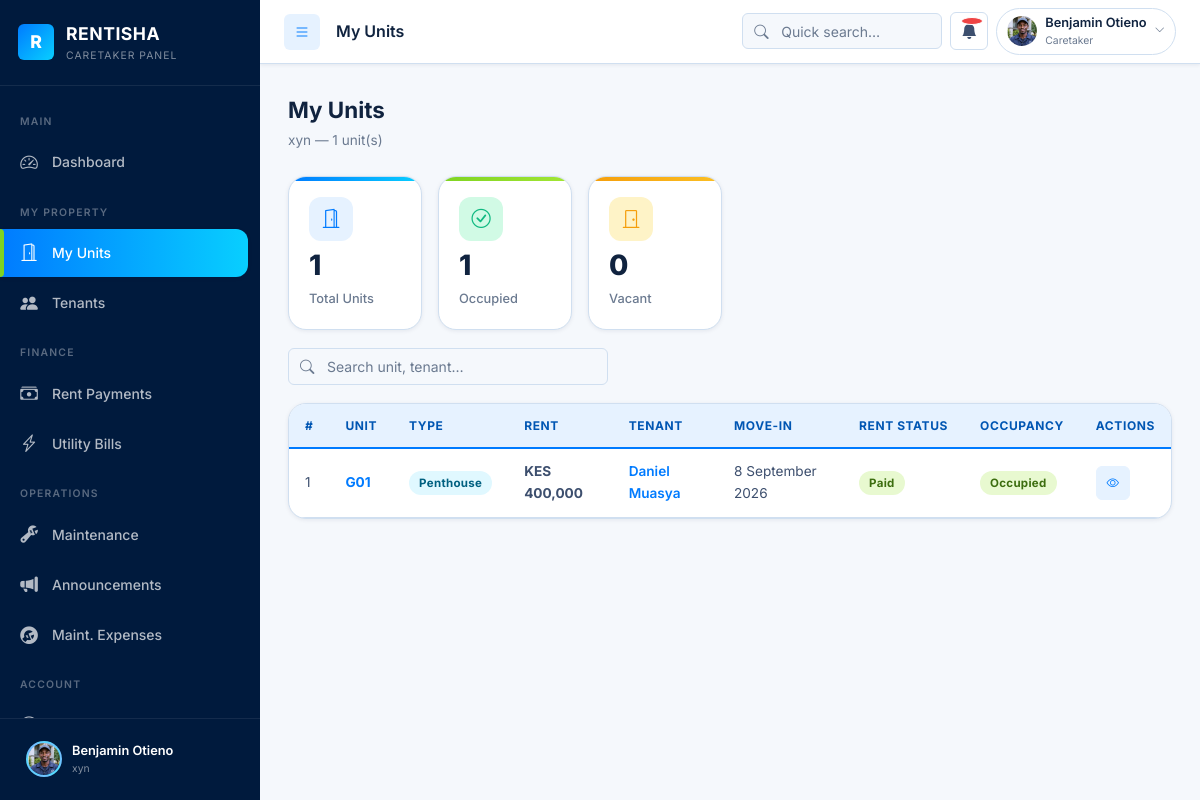
Page /caretaker/units.php (signed in) on the committed database.
### tables this page shows
CREATE TABLE `units` (
  `id` int(10) UNSIGNED NOT NULL,
  `apartment_id` int(10) UNSIGNED NOT NULL,
  `unit_number` varchar(20) NOT NULL,
  `unit_type` enum('Bedsitter','Studio','Self-Contained','1 Bedroom','2 Bedroom','3 Bedroom','4 Bedroom','Penthouse','Maisonette','Shop','Office','Other') NOT NULL DEFAULT '1 Bedroom',
  `floor` tinyint(3) UNSIGNED DEFAULT 0,
  `bathrooms` tinyint(3) UNSIGNED DEFAULT 1,
  `monthly_rent` decimal(10,2) NOT NULL,
  `deposit` decimal(10,2) DEFAULT 0.00,
  `status` enum('Vacant','Occupied','Under Maintenance') NOT NULL DEFAULT 'Vacant',
  `features` longtext DEFAULT NULL COMMENT 'Array of amenity strings' CHECK (json_valid(`features`)),
  `notes` text DEFAULT NULL,
  `created_at` datetime NOT NULL DEFAULT current_timestamp(),
  `updated_at` datetime DEFAULT NULL ON UPDATE current_timestamp()
);

CREATE TABLE `tenant_units` (
  `id` int(10) UNSIGNED NOT NULL,
  `tenant_id` int(10) UNSIGNED NOT NULL,
  `unit_id` int(10) UNSIGNED NOT NULL,
  `move_in_date` date DEFAULT NULL COMMENT 'Actual move-in date',
  `move_out_date` date DEFAULT NULL COMMENT 'Actual move-out date',
  `lease_start` date DEFAULT NULL,
  `lease_end` date DEFAULT NULL,
  `monthly_rent` decimal(10,2) DEFAULT NULL COMMENT 'Rent locked in at time of assignment',
  `deposit_amount` decimal(10,2) DEFAULT 0.00 COMMENT 'Deposit amount',
  `deposit_paid` tinyint(1) DEFAULT 0 COMMENT '1=paid, 0=not paid',
  `deposit_paid_date` date DEFAULT NULL,
  `notes` text DEFAULT NULL,
  `status` enum('active','moved_out','terminated') NOT NULL DEFAULT 'active',
  `created_at` datetime NOT NULL DEFAULT current_timestamp(),
  `updated_at` datetime DEFAULT NULL ON UPDATE current_timestamp()
);

### includes/db_helpers.php (called while the page is built, shortened)
<?php
$_RENTISHA_COLS = [];
function _hasCol(string $table, string $col): bool {
    global $_RENTISHA_COLS;
    if (!isset($_RENTISHA_COLS[$table])) {
        try {
            $pdo = getDB();
            $_RENTISHA_COLS[$table] = $pdo->query("SHOW COLUMNS FROM `{$table}`")->fetchAll(PDO::FETCH_COLUMN);
        } catch (Exception $e) {
            $_RENTISHA_COLS[$table] = [];
        }
    }
    return in_array($col, $_RENTISHA_COLS[$table], true);
}
function getUnits(?int $apartmentId = null): array {
    $pdo    = getDB();
    $miCol  = _hasCol('tenant_units','move_in_date') ? 'tu.move_in_date,' : 'NULL AS move_in_date,';
    $sql    = "SELECT u.id, u.unit_number, u.unit_type, u.floor, u.monthly_rent,
                      u.deposit, u.status, u.features, u.notes, u.apartment_id,
                      a.name AS apartment_name,
                      COALESCE(ten.full_name,'—') AS tenant_name,
                      ten.id AS tenant_id, ten.phone AS tenant_phone,
                      {$miCol}
                      (SELECT p.status FROM payments p
                       WHERE p.unit_id=u.id AND p.month=:cm AND p.year=:cy LIMIT 1) AS rent_status
               FROM units u
               JOIN apartments a ON a.id=u.apartment_id
               LEFT JOIN tenant_units tu ON tu.unit_id=u.id AND tu.status='active'
               LEFT JOIN users ten ON ten.id=tu.tenant_id AND ten.role='tenant'";
    $params = [':cm'=>date('F'),':cy'=>(int)date('Y')];
    if ($apartmentId) { $sql .= " WHERE u.apartment_id=:apt_id"; $params[':apt_id']=$apartmentId; }
    $sql .= " ORDER BY a.name, u.floor,
              CASE WHEN u.unit_number REGEXP '^[0-9]+$' THEN CAST(u.unit_number AS UNSIGNED) ELSE 99999 END,
              u.unit_number";
    $st = $pdo->prepare($sql); $st->execute($params);
    return $st->fetchAll(PDO::FETCH_ASSOC);
}
function formatDate(?string $date): string {
    try { return (new DateTime($date))->format('j F Y'); }
    catch (Exception $e) { return $date; }
}
function formatKES($amount): string {
    return 'KES '.number_format((float)$amount,0);
}
function statusBadgeClass(string $status): string {
    $map = [
        'paid'=>'badge-paid','active'=>'badge-paid','resolved'=>'badge-paid',
        'occupied'=>'badge-paid','cleared'=>'badge-paid',
        'pending'=>'badge-pending',
        'overdue'=>'badge-overdue','bounced'=>'badge-overdue','terminated'=>'badge-overdue',
        'vacant'=>'badge-progress','reserved'=>'badge-progress','in progress'=>'badge-progress',
        'inactive'=>'badge-inactive','moved_out'=>'badge-inactive','moved out'=>'badge-inactive',
        'prospective'=>'badge-prospective',
    ];
    $key = strtolower($status);
    return isset($map[$key]) ? $map[$key] : 'badge-info';
}

### caretaker/units.php (the view, shortened to what this page needs)
<?php
require_once '../includes/db_helpers.php';
$aptId = (int)($_SESSION['apartment_id'] ?? 0);
$units       = getUnits($aptId);
$tenants     = getTenants('active_or_prospective', $aptId);
$viewUnit = null;
$totalUnits = count($units);
$occupied   = count(array_filter($units, fn($u) => $u['status']==='Occupied'));
$vacant     = count(array_filter($units, fn($u) => $u['status']==='Vacant'));
?>
<!DOCTYPE html>
<html lang="en">
<head>
  <link rel="stylesheet" href="https://cdn.jsdelivr.net/npm/bootstrap-icons@1.11.3/font/bootstrap-icons.min.css">
  <link rel="stylesheet" href="../assets/css/style.css">
</head>
<body>
<div class="rms-shell">
  <?php include '../includes/sidebar_caretaker.php'; ?>
  <div class="main-content" id="mainContent">
    <?php include '../includes/topnav.php'; ?>
    <div class="page-content">
      <?php if ($viewUnit): ?>
      <div class="page-header">
        <div>
          <h1>Unit <?= htmlspecialchars($viewUnit['unit_number']) ?></h1>
          <p><i class="bi bi-building"></i> <?= htmlspecialchars($viewUnit['apartment_name']) ?></p>
        </div>
        <div class="d-flex gap-2">
          <a href="units.php" class="btn btn-outline btn-sm"><i class="bi bi-arrow-left"></i> Back</a>
          <?php if ($viewUnit['status']==='Vacant'): ?>
          <button class="btn btn-success btn-sm" data-modal-open="assignModal">
            <i class="bi bi-person-plus"></i> Assign Tenant
          </button>
          <?php elseif ($viewUnit['status']==='Occupied' && $viewUnit['tenant_id']): ?>
          <button class="btn btn-warning btn-sm" data-modal-open="vacateModal">
            <i class="bi bi-box-arrow-right"></i> Move Out
          </button>
          <?php endif; ?>
        </div>
      </div>
      <div class="card mb-4">
        <div class="card-body">
          <?php $info = [
            ['Unit Number',  $viewUnit['unit_number']],
            ['Type',         $viewUnit['unit_type']],
            ['Floor',        $viewUnit['floor'] ? 'Floor '.$viewUnit['floor'] : 'Ground'],
            ['Monthly Rent', formatKES($viewUnit['monthly_rent'])],
            ['Status',       $viewUnit['status']],
            ['Tenant',       $viewUnit['tenant_name']],
            ['Tenant Phone', $viewUnit['tenant_phone'] ?? '—'],
            ['Move-in Date', formatDate($viewUnit['move_in_date'])],
            ['Rent Status',  $viewUnit['rent_status'] ?? '—'],
          ]; ?>
          <div class="form-row">
            <?php foreach ($info as [$l,$v]): ?>
            <div>
              <p class="fs-sm text-muted"><?= $l ?></p>
              <p class="fw-bold"><?= htmlspecialchars($v ?? '—') ?></p>
            </div>
            <?php endforeach; ?>
          </div>
        </div>
      </div>
      <?php if ($viewUnit['status']==='Vacant'): ?>
      <div class="modal-overlay" id="assignModal">
        <div class="modal">
          <div class="modal-header">
            <h3><i class="bi bi-person-plus-fill"></i> Assign Tenant to <?= htmlspecialchars($viewUnit['unit_number']) ?></h3>
            <button class="modal-close" data-modal-close><i class="bi bi-x-lg"></i></button>
          </div>
          <div class="modal-body">
            <form action="../includes/move_in.php" method="POST" data-validate>
              <input type="hidden" name="csrf_token" value="<?= htmlspecialchars(rmsCsrfToken()) ?>">
              <input type="hidden" name="unit_id" value="<?= $viewUnit['id'] ?>">
              <div class="form-group">
                <label class="form-label">Select Tenant <span class="required">*</span></label>
                <select name="tenant_id" class="form-control" required>
                  <option value="">— Select —</option>
                  <?php foreach ($tenants as $t): if ($t['unit_id']) continue; ?>
                  <option value="<?= $t['id'] ?>"><?= htmlspecialchars($t['full_name']) ?> — <?= htmlspecialchars($t['phone']??'') ?></option>
                  <?php endforeach; ?>
                </select>
                <div class="form-hint">Only tenants without an active unit shown. <a href="tenants.php?action=add">Register new tenant</a>.</div>
              </div>
              <div class="form-group">
                <label class="form-label">Agreed Deposit (KES) <span class="required">*</span></label>
                <input type="number" name="deposit_amount" class="form-control" min="1" step="1" required placeholder="Enter agreed deposit">
              </div>
              <div class="form-group">
                <label class="form-label">Move-in Date <span class="required">*</span></label>
                <input type="date" name="move_in_date" class="form-control" value="<?= date('Y-m-d') ?>" required>
              </div>
              <div class="modal-footer" style="padding:0;margin-top:8px;">
                <button type="button" class="btn btn-outline" data-modal-close>Cancel</button>
                <button type="submit" class="btn btn-primary"><i class="bi bi-house-door"></i> Confirm Move-In</button>
              </div>
            </form>
          </div>
        </div>
      </div>
      <?php endif; ?>
      <?php if ($viewUnit['status']==='Occupied' && $viewUnit['tenant_id']): ?>
      <div class="modal-overlay" id="vacateModal">
        <div class="modal">
          <div class="modal-header">
            <h3><i class="bi bi-box-arrow-right"></i> Move Out — <?= htmlspecialchars($viewUnit['unit_number']) ?></h3>
            <button class="modal-close" data-modal-close><i class="bi bi-x-lg"></i></button>
          </div>
          <div class="modal-body">
            <div class="alert alert-warning">
              <i class="bi bi-exclamation-triangle-fill"></i>
              <div>Moving out <strong><?= htmlspecialchars($viewUnit['tenant_name']) ?></strong>. Unit becomes Vacant.</div>
            </div>
            <form action="../includes/move_out.php" method="POST">
              <input type="hidden" name="csrf_token" value="<?= htmlspecialchars(rmsCsrfToken()) ?>">
              <input type="hidden" name="tenant_id" value="<?= $viewUnit['tenant_id'] ?>">
              <div class="form-group">
                <label class="form-label">Move-out Date <span class="required">*</span></label>
                <input type="date" name="move_out_date" class="form-control" value="<?= date('Y-m-d') ?>" required>
              </div>
              <div class="form-group">
                <label class="form-label">Reason</label>
                <select name="reason" class="form-control">
                  <option value="">—</option>
                  <option>End of lease</option><option>Tenant request</option>
                  <option>Eviction</option><option>Transfer</option><option>Other</option>
                </select>
              </div>
              <div class="form-group">
                <label class="form-label">Notes</label>
                <textarea name="notes" class="form-control" rows="2"></textarea>
              </div>
              <div class="modal-footer" style="padding:0;margin-top:8px;">
                <button type="button" class="btn btn-outline" data-modal-close>Cancel</button>
                <button type="submit" class="btn btn-warning"><i class="bi bi-box-arrow-right"></i> Confirm Move-Out</button>
              </div>
            </form>
          </div>
        </div>
      </div>
      <?php endif; ?>
      <?php else: ?>
      <div class="page-header">
        <div>
          <h1>My Units</h1>
          <p><?= htmlspecialchars($_SESSION['apartment'] ?? '') ?> — <?= $totalUnits ?> unit(s)</p>
        </div>
      </div>
      <div class="stats-grid" style="grid-template-columns:repeat(auto-fill,minmax(130px,1fr));margin-bottom:18px;">
        <div class="stat-card blue">
          <div class="stat-icon"><i class="bi bi-door-open"></i></div>
          <div class="stat-value" data-count="<?= $totalUnits ?>"><?= $totalUnits ?></div>
          <div class="stat-label">Total Units</div>
        </div>
        <div class="stat-card green">
          <div class="stat-icon"><i class="bi bi-check-circle"></i></div>
          <div class="stat-value" data-count="<?= $occupied ?>"><?= $occupied ?></div>
          <div class="stat-label">Occupied</div>
        </div>
        <div class="stat-card orange">
          <div class="stat-icon"><i class="bi bi-door-closed"></i></div>
          <div class="stat-value" data-count="<?= $vacant ?>"><?= $vacant ?></div>
          <div class="stat-label">Vacant</div>
        </div>
      </div>
      <div class="filter-bar">
        <div class="input-group search-box">
          <input type="search" class="form-control" placeholder="Search unit, tenant…" data-search-table="ctUnitsTable">
        </div>
      </div>
      <div class="card">
        <div class="card-body p-0">
          <div class="table-wrapper">
            <table class="rms-table" id="ctUnitsTable">
              <thead>
                <tr><th>#</th><th>Unit</th><th>Type</th><th>Rent</th><th>Tenant</th><th>Move-in</th><th>Rent Status</th><th>Occupancy</th><th>Actions</th></tr>
              </thead>
              <tbody>
                <?php if (empty($units)): ?>
                <tr><td colspan="9" style="text-align:center;padding:28px;color:var(--text-muted);">No units found.</td></tr>
                <?php else: ?>
                  <?php foreach ($units as $i => $u): ?>
                  <tr>
                    <td><?= $i+1 ?></td>
                    <td>
                      <a href="units.php?view=<?= $u['id'] ?>" style="font-weight:700;color:var(--primary);">
                        <?= htmlspecialchars($u['unit_number']) ?>
                      </a>
                    </td>
                    <td><span class="badge badge-info"><?= htmlspecialchars($u['unit_type']) ?></span></td>
                    <td class="fw-bold"><?= formatKES($u['monthly_rent']) ?></td>
                    <td>
                      <?php if ($u['tenant_name'] && $u['tenant_name']!=='—'): ?>
                        <a href="tenants.php?view=<?= $u['tenant_id'] ?>" style="color:var(--primary);font-weight:600;">
                          <?= htmlspecialchars($u['tenant_name']) ?>
                        </a>
                      <?php else: ?>
                        <span class="text-muted fs-sm">—</span>
                      <?php endif; ?>
                    </td>
                    <td><?= formatDate($u['move_in_date']) ?></td>
                    <td>
                      <?php if ($u['rent_status']): ?>
                      <span class="badge <?= statusBadgeClass($u['rent_status']) ?>"><?= $u['rent_status'] ?></span>
                      <?php else: ?><span class="text-muted fs-sm">—</span><?php endif; ?>
                    </td>
                    <td><span class="badge <?= statusBadgeClass($u['status']) ?>"><?= $u['status'] ?></span></td>
                    <td>
                      <a href="units.php?view=<?= $u['id'] ?>" class="btn btn-secondary btn-sm btn-icon" title="View"><i class="bi bi-eye"></i></a>
                    </td>
                  </tr>
                  <?php endforeach; ?>
                <?php endif; ?>
              </tbody>
            </table>
          </div>
        </div>
      </div>
      <?php endif; ?>
    </div>
  </div>
</div>
</body>
</html>

### rows in the picture
units: status "1", status "0", unit_number "G01", unit_type "Penthouse", monthly_rent "KES 400,000", tenant_name "Daniel Muasya", tenant_units.move_in_date "8 September 2026", rent_status "Paid", status "Occupied"

### other values in the picture
isset($_SESSION['name']) ? $_SESSION['name'] : 'Caretaker' "Benjamin Otieno"
isset($_SESSION['apartment']) ? $_SESSION['apartment'] : 'Caretaker' "xyn"
$pageTitle "My Units"
$userName "Benjamin Otieno"
$roleBadge['label'] "Caretaker"
$_SESSION['apartment'] "xyn"
$totalUnits "1"
